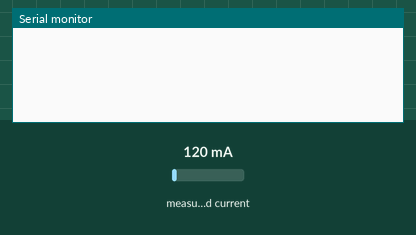
Simulated run of this sketch. Board: Arduino Leonardo, built with avr-gcc and run on an emulated ATmega32U4. Shown: the last lines printed to the serial monitor. The test bench sets the inputs (shaded band); at power-on: measured current 120 mA. WiFi joins after 1.5 s; servers stay silent unless stated.

Above: at 2.7 s.
2.8 s: measured current set to 40 mA
At 9.8 s:
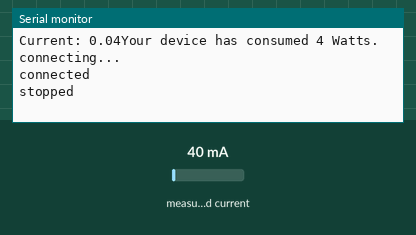
13.0 s: measured current set to 500 mA
At 15.8 s:
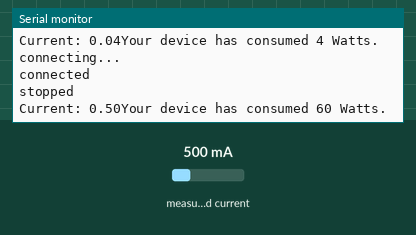

Measured:
- after the input at 2.8 s, the serial monitor: prints a new line after 4.9 s (image 1)
- after the input at 13.0 s, the serial monitor: prints a new line after 2.1 s (image 2)

The sketch:

Medidor_de_potencia.ino
```cpp
#include <SPI.h> // needed in Arduino 0019 or later
#include "EmonLib.h"
#include <Ethernet.h>

//Emon setup
EnergyMonitor emon1;

// Message to post
String msg = "";
int attempt = 14;
char charmsg[40];
double irms;
String macA = "90-a2-da-oe-93-7d";
double apparentPower;

byte mac[] = { 0x90, 0xA2, 0xDA, 0x0E, 0x93, 0x7D };
byte ip[] = { 192, 168, 10, 103 };
byte server[] = { 192, 168, 10, 102 };
EthernetClient client;

void setup()
{
  Serial.begin(9600);
  while (!Serial) {
    ; // wait for serial port to connect. Needed for Leonardo only
  }

  // start the Ethernet connection:
  if (Ethernet.begin(mac) == 0) {
    Serial.println("Failed to configure Ethernet using DHCP");
    // no point in carrying on, so do nothing forevermore:
    // try to congifure using IP address instead of DHCP:
    Ethernet.begin(mac, ip);
  };
  irms = 0;
  apparentPower = 0;
  emon1.current(1, 78); // Current: input pin, calibration.
}

void loop()
{
  delay(5000);
  irms = emon1.calcIrms(10000); // Irms * Voltage 120
  Serial.print("Current: " + String(irms));
  apparentPower = irms * 120.00;
  //Serial.println(Irms);
  msg = "Your device has consumed " + String(int(apparentPower))+ " Watts.";
  //msg.toCharArray(charmsg, 40);
  Serial.println(msg);
  // give the Ethernet shield a second to initialize:
  delay(1000);
  Serial.println("connecting...");
  // if you get a connection, report back via serial:
  if (client.connect(server, 8084)) {
    Serial.println("connected");
    client.print("GET /EnergyMeter/generalservlet?power=");
    client.print(apparentPower);
    client.print("&macaddress=");
    client.print(macA);
    client.println(" HTTP/1.1");
    client.println("Host: 192.168.10.8");
    client.println("Connection: close");
    client.println();
    Serial.println("stopped");
    client.stop();
  } else {
    Serial.println("connection failed");
  }
}
```
